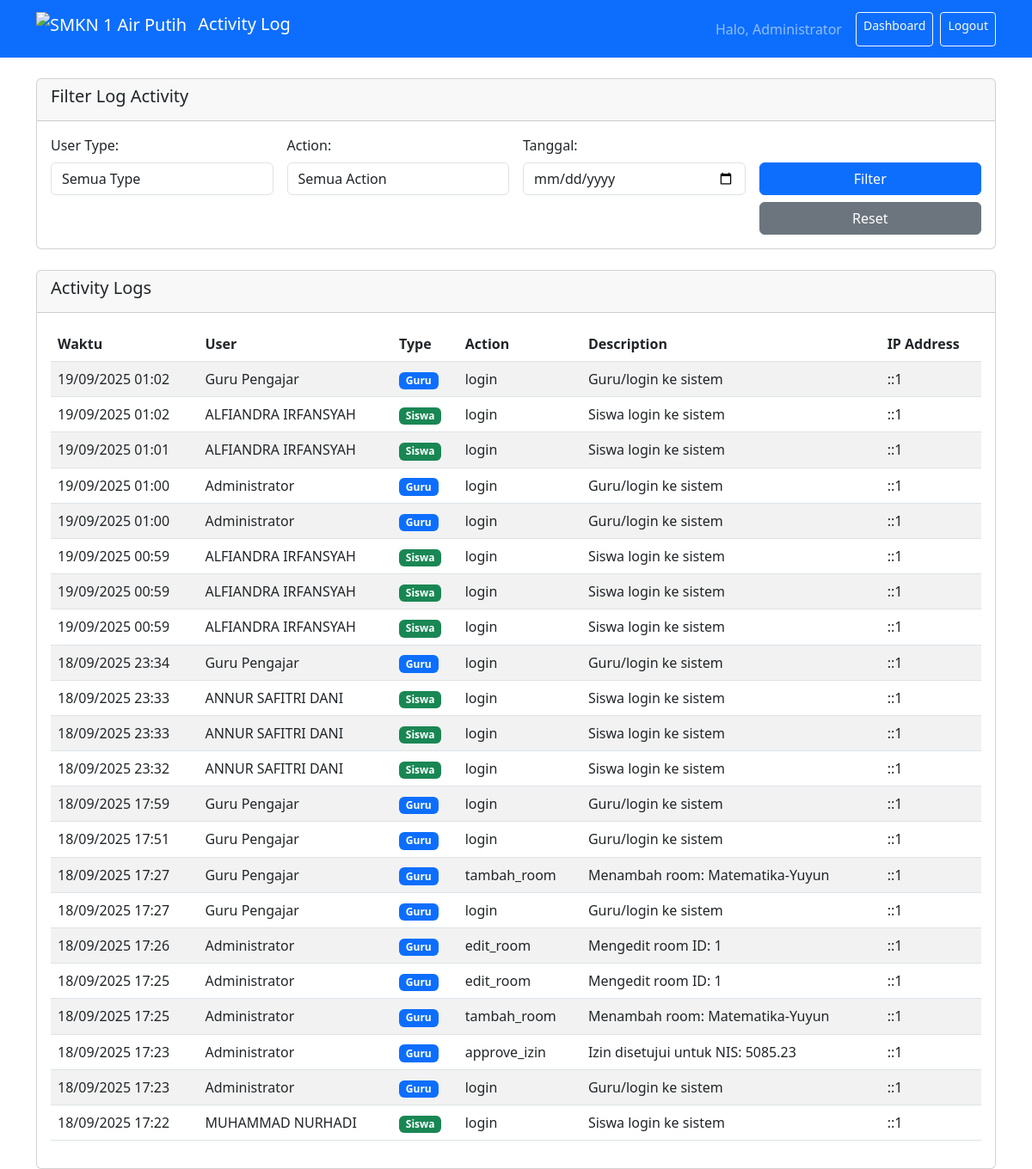
Screenshot of /activity_logs.php (signed in) with the database file from the repository.
### tables this page shows
CREATE TABLE `activity_logs` (
  `id` int(11) NOT NULL,
  `user_id` int(11) DEFAULT NULL,
  `user_type` enum('guru','siswa','admin') DEFAULT NULL,
  `action` varchar(100) NOT NULL,
  `description` text NOT NULL,
  `ip_address` varchar(45) DEFAULT NULL,
  `created_at` timestamp NOT NULL DEFAULT current_timestamp()
);

### activity_logs.php (the view, shortened to what this page needs)
<?php
include "config.php";
$filter_date = $_GET['date'] ?? '';
$where_conditions = [];
$where_clause = empty($where_conditions) ? '' : 'WHERE ' . implode(' AND ', $where_conditions);
$logs_query = "SELECT l.*,
               CASE
                   WHEN l.user_type = 'guru' THEN g.nama
                   WHEN l.user_type = 'siswa' THEN s.nama
                   ELSE 'System'
               END as user_name
               FROM activity_logs l
               LEFT JOIN guru g ON l.user_id = g.id AND l.user_type = 'guru'
               LEFT JOIN siswa s ON l.user_id = s.id AND l.user_type = 'siswa'
               $where_clause
               ORDER BY l.created_at DESC
               LIMIT 1000";
$logs_result = $conn->query($logs_query);
?>
<!DOCTYPE html>
<html>
<head>
    <link href="https://cdn.jsdelivr.net/npm/bootstrap@5.3.0/dist/css/bootstrap.min.css" rel="stylesheet">
    <link rel="stylesheet" href="https://cdnjs.cloudflare.com/ajax/libs/font-awesome/6.0.0/css/all.min.css">
</head>
<body>
    <nav class="navbar navbar-expand-lg navbar-dark bg-primary">
        <div class="container">
            <a class="navbar-brand" href="#">
                <img src="img/LOGO SMKN.png" alt="SMKN 1 Air Putih" height="40" class="d-inline-block align-text-top me-2">
                Activity Log
            </a>
            <div class="navbar-nav ms-auto">
                <span class="navbar-text me-3">Halo, <?php echo $_SESSION['nama']; ?></span>
                <a href="dguru.php" class="btn btn-outline-light btn-sm me-2">Dashboard</a>
                <a href="logout.php" class="btn btn-outline-light btn-sm">Logout</a>
            </div>
        </div>
    </nav>
    <div class="container mt-4">
        <div class="card mb-4">
            <div class="card-header">
                <h5>Filter Log Activity</h5>
            </div>
            <div class="card-body">
                <form method="get" class="row g-3">
                    <div class="col-md-3">
                        <label class="form-label">User Type:</label>
                        <select name="user_type" class="form-control">
                            <option value="">Semua Type</option>
                        </select>
                    </div>
                    <div class="col-md-3">
                        <label class="form-label">Action:</label>
                        <select name="action" class="form-control">
                            <option value="">Semua Action</option>
                        </select>
                    </div>
                    <div class="col-md-3">
                        <label class="form-label">Tanggal:</label>
                        <input type="date" name="date" class="form-control" value="<?php echo $filter_date; ?>">
                    </div>
                    <div class="col-md-3">
                        <label class="form-label">&nbsp;</label>
                        <div class="d-grid gap-2">
                            <button type="submit" class="btn btn-primary">Filter</button>
                            <a href="activity_logs.php" class="btn btn-secondary">Reset</a>
                        </div>
                    </div>
                </form>
            </div>
        </div>
        <div class="card">
            <div class="card-header">
                <h5>Activity Logs</h5>
            </div>
            <div class="card-body">
                <div class="table-responsive">
                    <table class="table table-striped">
                        <thead>
                            <tr>
                                <th>Waktu</th>
                                <th>User</th>
                                <th>Type</th>
                                <th>Action</th>
                                <th>Description</th>
                                <th>IP Address</th>
                            </tr>
                        </thead>
                        <tbody>
                            <?php if ($logs_result->num_rows > 0): ?>
                                <?php while($log = $logs_result->fetch_assoc()): ?>
                                <tr>
                                    <td><?php echo date('d/m/Y H:i', strtotime($log['created_at'])); ?></td>
                                    <td><?php echo $log['user_name'] ?? 'System'; ?></td>
                                    <td>
                                        <span class="badge bg-<?php
                                            switch($log['user_type']) {
                                                case 'guru': echo 'primary'; break;
                                                case 'siswa': echo 'success'; break;
                                            }
                                        ?>">
                                            <?php echo ucfirst($log['user_type']); ?>
                                        </span>
                                    </td>
                                    <td><?php echo $log['action']; ?></td>
                                    <td><?php echo $log['description']; ?></td>
                                    <td><?php echo $log['ip_address']; ?></td>
                                </tr>
                                <?php endwhile; ?>
                            <?php else: ?>
                                <tr>
                                    <td colspan="6" class="text-center">Tidak ada data log</td>
                                </tr>
                            <?php endif; ?>
                        </tbody>
                    </table>
                </div>
            </div>
        </div>
    </div>
</body>
</html>

### rows the page displays
activity_logs: created_at "19/09/2025 01:02", user_name "Guru Pengajar", user_type "Guru", action "login", description "Guru/login ke sistem", ip_address "::1"
activity_logs: created_at "19/09/2025 01:02", user_name "ALFIANDRA IRFANSYAH", user_type "Siswa", action "login", description "Siswa login ke sistem", ip_address "::1"
activity_logs: created_at "19/09/2025 01:01", user_name "ALFIANDRA IRFANSYAH", user_type "Siswa", action "login", description "Siswa login ke sistem", ip_address "::1"
activity_logs: created_at "19/09/2025 01:00", user_name "Administrator", user_type "Guru", action "login", description "Guru/login ke sistem", ip_address "::1"
activity_logs: created_at "19/09/2025 01:00", user_name "Administrator", user_type "Guru", action "login", description "Guru/login ke sistem", ip_address "::1"
activity_logs: created_at "19/09/2025 00:59", user_name "ALFIANDRA IRFANSYAH", user_type "Siswa", action "login", description "Siswa login ke sistem", ip_address "::1"
activity_logs: created_at "19/09/2025 00:59", user_name "ALFIANDRA IRFANSYAH", user_type "Siswa", action "login", description "Siswa login ke sistem", ip_address "::1"
activity_logs: created_at "19/09/2025 00:59", user_name "ALFIANDRA IRFANSYAH", user_type "Siswa", action "login", description "Siswa login ke sistem", ip_address "::1"
activity_logs: created_at "18/09/2025 23:34", user_name "Guru Pengajar", user_type "Guru", action "login", description "Guru/login ke sistem", ip_address "::1"
activity_logs: created_at "18/09/2025 23:33", user_name "ANNUR SAFITRI DANI", user_type "Siswa", action "login", description "Siswa login ke sistem", ip_address "::1"
activity_logs: created_at "18/09/2025 23:33", user_name "ANNUR SAFITRI DANI", user_type "Siswa", action "login", description "Siswa login ke sistem", ip_address "::1"
activity_logs: created_at "18/09/2025 23:32", user_name "ANNUR SAFITRI DANI", user_type "Siswa", action "login", description "Siswa login ke sistem", ip_address "::1"
activity_logs: created_at "18/09/2025 17:59", user_name "Guru Pengajar", user_type "Guru", action "login", description "Guru/login ke sistem", ip_address "::1"
activity_logs: created_at "18/09/2025 17:51", user_name "Guru Pengajar", user_type "Guru", action "login", description "Guru/login ke sistem", ip_address "::1"
activity_logs: created_at "18/09/2025 17:27", user_name "Guru Pengajar", user_type "Guru", action "tambah_room", description "Menambah room: Matematika-Yuyun", ip_address "::1"
activity_logs: created_at "18/09/2025 17:27", user_name "Guru Pengajar", user_type "Guru", action "login", description "Guru/login ke sistem", ip_address "::1"
activity_logs: created_at "18/09/2025 17:26", user_name "Administrator", user_type "Guru", action "edit_room", description "Mengedit room ID: 1", ip_address "::1"
activity_logs: created_at "18/09/2025 17:25", user_name "Administrator", user_type "Guru", action "edit_room", description "Mengedit room ID: 1", ip_address "::1"
activity_logs: created_at "18/09/2025 17:25", user_name "Administrator", user_type "Guru", action "tambah_room", description "Menambah room: Matematika-Yuyun", ip_address "::1"
activity_logs: created_at "18/09/2025 17:23", user_name "Administrator", user_type "Guru", action "approve_izin", description "Izin disetujui untuk NIS: 5085.23", ip_address "::1"
activity_logs: created_at "18/09/2025 17:23", user_name "Administrator", user_type "Guru", action "login", description "Guru/login ke sistem", ip_address "::1"
activity_logs: created_at "18/09/2025 17:22", user_name "MUHAMMAD NURHADI", user_type "Siswa", action "login", description "Siswa login ke sistem", ip_address "::1"

### other values shown
$_SESSION['nama'] "Administrator"
